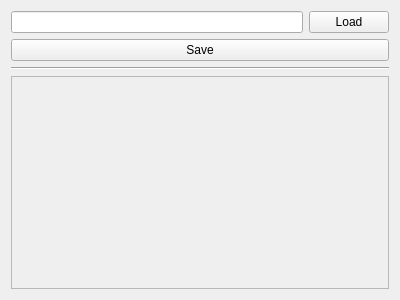
<?xml version="1.0" encoding="UTF-8"?>
<ui version="4.0">
 <class>TPPWidget</class>
 <widget class="QWidget" name="TPPWidget">
  <property name="geometry">
   <rect>
    <x>0</x>
    <y>0</y>
    <width>400</width>
    <height>300</height>
   </rect>
  </property>
  <property name="windowTitle">
   <string>Form</string>
  </property>
  <layout class="QVBoxLayout" name="verticalLayout">
   <item>
    <layout class="QHBoxLayout" name="horizontalLayout">
     <item>
      <widget class="QLineEdit" name="line_edit_configuration">
       <property name="readOnly">
        <bool>true</bool>
       </property>
      </widget>
     </item>
     <item>
      <widget class="QPushButton" name="push_button_load_configuration">
       <property name="text">
        <string>Load</string>
       </property>
      </widget>
     </item>
    </layout>
   </item>
   <item>
    <widget class="QPushButton" name="push_button_save_configuration">
     <property name="text">
      <string>Save</string>
     </property>
    </widget>
   </item>
   <item>
    <widget class="Line" name="line">
     <property name="orientation">
      <enum>Qt::Horizontal</enum>
     </property>
    </widget>
   </item>
   <item>
    <widget class="QScrollArea" name="scroll_area">
     <property name="sizePolicy">
      <sizepolicy hsizetype="MinimumExpanding" vsizetype="MinimumExpanding">
       <horstretch>0</horstretch>
       <verstretch>0</verstretch>
      </sizepolicy>
     </property>
     <property name="horizontalScrollBarPolicy">
      <enum>Qt::ScrollBarAlwaysOff</enum>
     </property>
     <property name="widgetResizable">
      <bool>true</bool>
     </property>
     <widget class="QWidget" name="scrollAreaWidgetContents">
      <property name="geometry">
       <rect>
        <x>0</x>
        <y>0</y>
        <width>380</width>
        <height>213</height>
       </rect>
      </property>
     </widget>
    </widget>
   </item>
  </layout>
 </widget>
 <tabstops>
  <tabstop>line_edit_configuration</tabstop>
  <tabstop>push_button_load_configuration</tabstop>
  <tabstop>push_button_save_configuration</tabstop>
  <tabstop>scroll_area</tabstop>
 </tabstops>
 <resources/>
 <connections/>
</ui>
